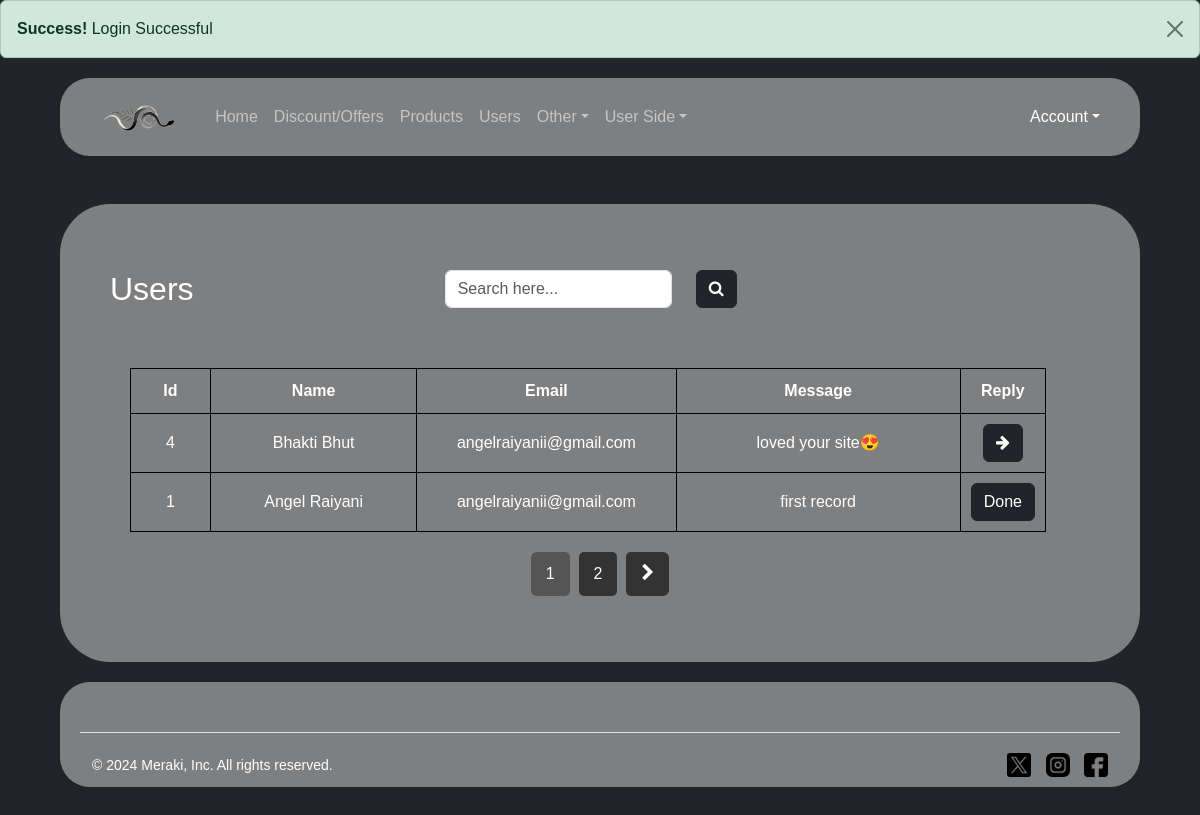
The app's page /AdContactUs.php (signed in) with its own data.
### tables this page shows
CREATE TABLE `contact_tbl` (
  `Co_Id` int(10) NOT NULL,
  `Co_Name` varchar(60) NOT NULL,
  `Co_Email` varchar(100) NOT NULL,
  `Co_Msg` text NOT NULL,
  `Co_Reply` text NOT NULL
);

### AdContactUs.php (the view, shortened to what this page needs)
<!DOCTYPE html>
<html lang="en">
<head>
    <link rel="stylesheet" href="styles.css">
    <?php
    include 'Header.php';
    ?>
</head>
<body class="bg-dark">
    <div class="container-fluid bgcolor mt-5">
        <div class="row mt-3 mb-3">
            <h2 class="col-md-4" style="color:white">Users</h2>
            <div class="col-md-3" style="text-align:right">
                <form method="get"><input type="text" name="search" class="form-control"
                        placeholder="Search here...">&nbsp;
            </div>
            <div class="col-md-1"><button class="btn btn-dark"><i class="fa fa-search "></i></button></div>
        </div>
        <div class="row w-100">
            <div class="col-12">
                <table>
                    <tr>
                        <th style="width:50px">Id</th>
                        <th>Name</th>
                        <th>Email</th>
                        <th>Message</th>
                        <th>Reply</th>
                    </tr>
                    <?php
                    $search = isset($_GET['search']) ? $_GET['search'] : '';
                    $search_query = '';
                    $q = "SELECT * FROM contact_tbl $search_query";
                    $result = mysqli_query($con, $q);
                    $total_records = mysqli_num_rows($result);
                    $records_per_page = 2;
                    $total_pages = ceil($total_records / $records_per_page);
                    $page = isset($_GET['page']) ? $_GET['page'] : 1;
                    $start_from = ($page - 1) * $records_per_page;
                    $q = "Select * from contact_tbl $search_query ORDER BY (Co_Reply ='') DESC, Co_Id ASC LIMIT $start_from, $records_per_page";
                    $result = mysqli_query($con, $q);
                    while ($r = mysqli_fetch_assoc($result)) {
                        ?>
                        <tr>
                            <td><?php echo $r['Co_Id']; ?></td>
                            <td><?php echo $r['Co_Name']; ?></td>
                            <td><?php echo $r['Co_Email']; ?></td>
                            <td><?php echo $r['Co_Msg']; ?></td>
                            <td>
                                <?php if (empty($r['Co_Reply'])):  ?>
                                    <form method="post" action="AdContactUs.php#user_profile">
                                        <a href="#user_profile">
                                            <button type="submit" class="btn btn-dark" value="<?php echo $r['Co_Id'] ?>"
                                                name="showContact" onclick="showUser (1)">
                                                <i class="fa fa-arrow-right"></i>
                                            </button>
                                        </a>
                                    </form>
                                <?php else: ?>
                                    <span>
                                        <form method="post" action="AdContactUs.php#user_profile">
                                            <a href="#user_profile">
                                                <button type="submit" class="btn btn-dark" value="<?php echo $r['Co_Id'] ?>"
                                                    name="showContact" onclick="showUser (1)">
                                                    Done
                                                </button>
                                            </a>
                                        </form>
                                    </span>
                                <?php endif; ?>
                            </td>
                        </tr>
                        <?php
                    }
                    ?>
                </table>
            </div>
        </div>
        <nav>
            <ul class="pagination">
                <?php
                for ($i = 1; $i <= $total_pages; $i++) {
                    echo "<li class='page-item " . ($i == $page ? 'active' : '') . "'><a class='page-link' href='?page=" . $i . "&search=" . $search . "'>" . $i . "</a></li>";
                }
                if ($page < $total_pages) {
                    echo "<li class='page-item'><a class='page-link' href='?page=" . ($page + 1) . "&search=" . $search . "'><i class='fa fa-chevron-right'></i></a></li>";
                }
                ?>
            </ul>
        </nav>
    </div>
    <?php
    include 'Footer.php';
            ?>
</body>
</html>

### styles.css (style rules this page uses)
body { background-color: #f8f9fa; font-family: Quicksand, sans-serif; color: white; }
.bgcolor { background-color: rgba(165, 165, 165, 0.7); padding: 50px; border-radius: 50px; width: auto; margin-top: 20px; margin-left: 5%; margin-right: 5%; }
a { color: #000000; text-decoration: none; }
:root { --surface-color: #fff; --curve: 40; }
table { display: block; overflow-x: auto; white-space: nowrap; padding: 20px; }
.pagination { justify-content: center; }
.pagination li { margin: 0 5px; }
.pagination li a { color: #fff; background-color: #333; border: none; padding: 10px 15px; font-size: 16px; border-radius: 5px; cursor: pointer; }
.pagination li.active a { background-color: #555; }
.pagination li a i { font-size: 18px; }

### AdContactUs.php (style rules this page uses)
tr { border: 1px black solid; text-align: center; }
table { width: 100%; }
th, td { width: 100%; border: 1px black solid; padding: 10px; }
th:nth-child(1), td:nth-child(1) { width: 10%; }
th:nth-child(2), td:nth-child(2) { width: 25%; }
th:nth-child(3), td:nth-child(3) { width: 30%; }

### records on screen
contact_tbl: Co_Id "4", Co_Name "Bhakti Bhut", Co_Email "angelraiyanii@gmail.com", Co_Msg "loved your site😍"
contact_tbl: Co_Id "1", Co_Name "Angel Raiyani", Co_Email "angelraiyanii@gmail.com", Co_Msg "first record"

### other values on screen
$_COOKIE['success'] "Login Successful"
